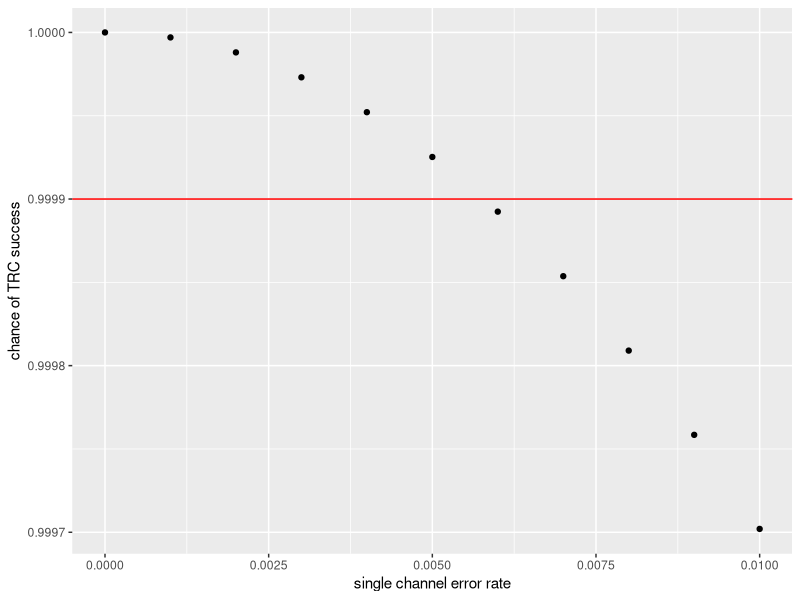

Source code (R): (Note: this script raises an error after producing the figure.)
## ---- chunk 1
knitr::opts_chunk$set(comment = "")
knitr::opts_chunk$set(message = FALSE)
knitr::opts_chunk$set(warning = FALSE)
## ---- chunk 2
# load all packages and datasets here
library(tidyverse)
## ---- chunk 3
rates <- seq(from = 0, to = 0.01, by = .001)
block <- pbinom(1, 3, 1 - rates, lower.tail = FALSE)
ggplot(NULL, aes(x = rates, y = block)) +
  geom_point() +
  geom_hline(yintercept = 0.9999, color = "red") +
  labs(x = "single channel error rate", y = "chance of TRC success")
## ---- chunk 4
errors <- rbinom(86400, 10^9, 0.0003)
xbar <- mean(errors)
stdv <- sd(errors)

ggplot(NULL, aes(x = errors)) + 
  geom_density() +
  stat_function(fun = dnorm, 
                args = list(xbar, stdv),   
                color = "red")

ggplot(NULL, aes(x = errors)) + 
  stat_ecdf() +
  stat_function(fun = pnorm, 
                args = list(xbar, stdv), 
                color = "red")

ggplot(NULL, aes(sample = errors)) + 
  stat_qq() +
  stat_qq_line(color = "red")
## ---- chunk 5
errorscat <- case_when(errors <= xbar - 2*stdv ~ "C1",
                       errors <= xbar - 1*stdv & errors > xbar - 2*stdv ~ "C2",
                       errors <= xbar - 0*stdv & errors > xbar - 1*stdv ~ "C3",
                       errors <= xbar + 1*stdv & errors > xbar - 0*stdv ~ "C4",
                       errors <= xbar + 2*stdv & errors > xbar + 1*stdv ~ "C5",
                       errors >  xbar + 2*stdv ~ "C6")

observed <- table(errorscat)
prop.table(observed)

# Find theoretical probabilities for the intervals.

probs <- c(pnorm(-2), 
           pnorm(-1) - pnorm(-2), 
           pnorm(0) - pnorm(-1), 
           pnorm(1) - pnorm(0), 
           pnorm(2) - pnorm(1), 
           pnorm(2, lower.tail=F))

chisq.test(observed, p = probs)
